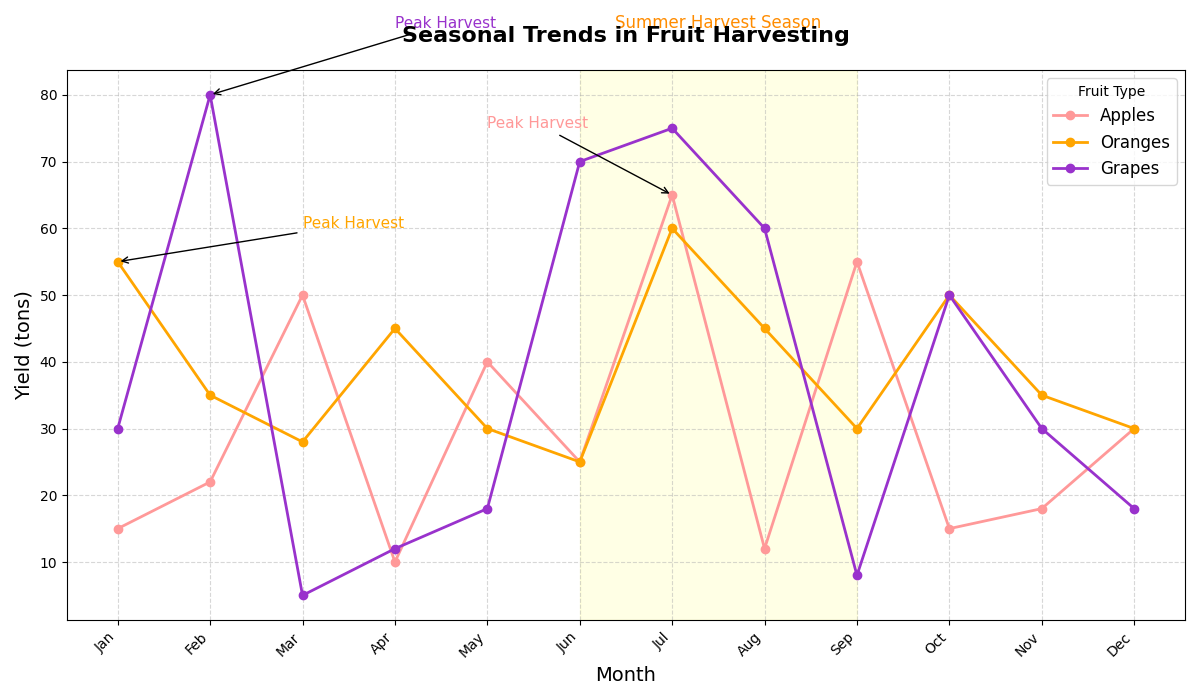

Write the Python code that produced this figure.
import matplotlib.pyplot as plt
import numpy as np

# Define the months for plotting
months = np.arange(1, 13)
month_names = ['Jan', 'Feb', 'Mar', 'Apr', 'May', 'Jun', 
               'Jul', 'Aug', 'Sep', 'Oct', 'Nov', 'Dec']

# Yield data in tons for each fruit per month (randomly altered manually)
apples_yield = [15, 22, 50, 10, 40, 25, 65, 12, 55, 15, 18, 30]
oranges_yield = [55, 35, 28, 45, 30, 25, 60, 45, 30, 50, 35, 30]
grapes_yield = [30, 80, 5, 12, 18, 70, 75, 60, 8, 50, 30, 18]

# Plot setup
fig, ax = plt.subplots(figsize=(12, 7))

# Plotting the line chart for each fruit
ax.plot(months, apples_yield, marker='o', linestyle='-', color='#FF9999', label='Apples', linewidth=2)
ax.plot(months, oranges_yield, marker='o', linestyle='-', color='#FFA500', label='Oranges', linewidth=2)
ax.plot(months, grapes_yield, marker='o', linestyle='-', color='#9932CC', label='Grapes', linewidth=2)

# Title and labels
ax.set_title("Seasonal Trends in Fruit Harvesting", fontsize=16, fontweight='bold', pad=20)
ax.set_xlabel('Month', fontsize=14)
ax.set_ylabel('Yield (tons)', fontsize=14)
ax.set_xticks(months)
ax.set_xticklabels(month_names, rotation=45, ha='right')

# Adding legend
ax.legend(loc='upper right', title="Fruit Type", fontsize=12)

# Grid for better readability
ax.grid(linestyle='--', alpha=0.5)

# Annotating peak yields
ax.annotate('Peak Harvest', xy=(7, 65), xytext=(5, 75),
            arrowprops=dict(facecolor='black', arrowstyle='->'),
            fontsize=11, color='#FF9999')
ax.annotate('Peak Harvest', xy=(1, 55), xytext=(3, 60),
            arrowprops=dict(facecolor='black', arrowstyle='->'),
            fontsize=11, color='#FFA500')
ax.annotate('Peak Harvest', xy=(2, 80), xytext=(4, 90),
            arrowprops=dict(facecolor='black', arrowstyle='->'),
            fontsize=11, color='#9932CC')

# Highlighting the summer period as crucial for harvest
ax.axvspan(6, 9, color='yellow', alpha=0.1)
ax.text(7.5, 90, 'Summer Harvest Season', fontsize=12, color='darkorange', ha='center')

# Adjust layout for better fit
plt.tight_layout()

# Display the plot
plt.show()
